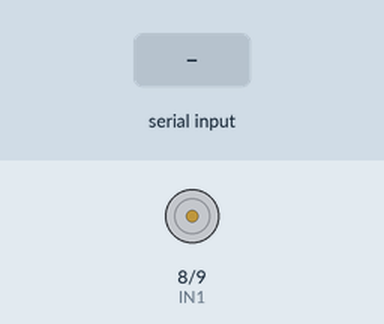
Bench run of a sketch on a simulated Arduino Uno, built with avr-gcc and run on an emulated ATmega328P. Shown: motor-driver pin pairs drawn as motors (green arrow = first pin HIGH = forward, orange = second pin HIGH = backward, longer = more drive, scaled by the enable pin). Inputs (shaded band) come from the test bench.

Above: at 1.2 s.
1.3 s: "FWD 1\n" received over Serial
At 2.5 s:
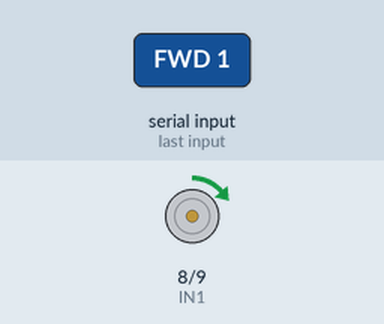
2.8 s: "FWD 150\n" received over Serial
At 3.7 s:
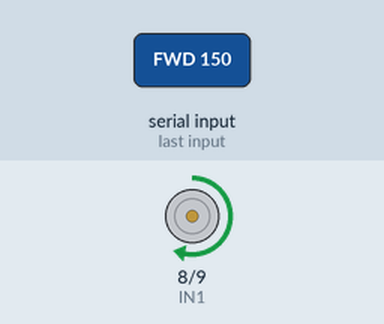
4.3 s: "REV 1\n" received over Serial
At 4.8 s:
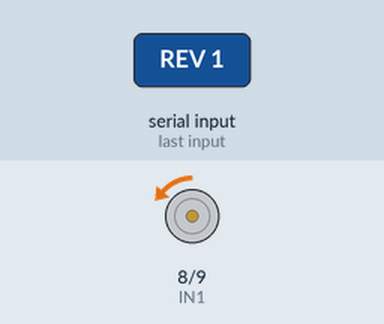
5.8 s: "REV 150\n" received over Serial
At 7.0 s:
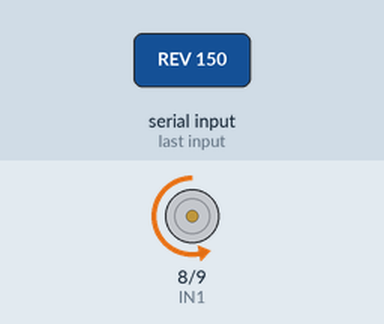
7.3 s: "FWD\n" received over Serial
At 8.3 s:
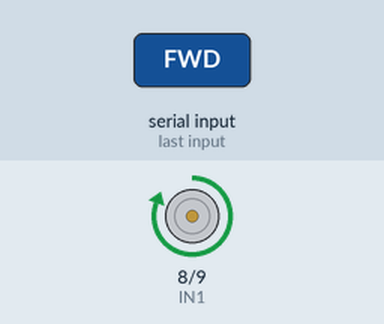
8.8 s: "REV\n" received over Serial
At 9.4 s:
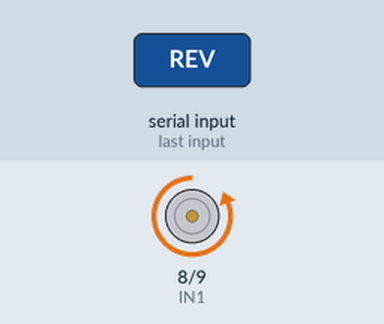
Timing chart, 0 to 11.3 s (numbered marks = the images above; inputs shaded):
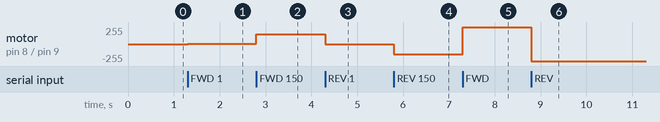

The sketch:

arduino_listner_xy_160D.ino
```cpp
const int IN1 = 8;
const int IN2 = 9;
const int ENA = 5; // PWM pin

void setup() {
    pinMode(IN1, OUTPUT);
    pinMode(IN2, OUTPUT);
    pinMode(ENA, OUTPUT);

stopMotor();
    Serial.begin(115200);
}

void loop() {
    if (Serial.available()) {
        String cmd = Serial.readStringUntil('\n');
        cmd.trim();

        if (cmd.startsWith("FWD")) {
            int spd = getSpeed(cmd);
            digitalWrite(IN1, HIGH);
            digitalWrite(IN2, LOW);
            analogWrite(ENA, spd);
        }
        else if (cmd.startsWith("REV")) {
            int spd = getSpeed(cmd);
            digitalWrite(IN1, LOW);
            digitalWrite(IN2, HIGH);
            analogWrite(ENA, spd);
        }
        else if (cmd == "STOP") {
            stopMotor();
        }
    }
}

int getSpeed(String cmd) {
    int i = cmd.indexOf(' ');
    int spd = (i > 0) ? cmd.substring(i + 1).toInt() : 255;
    if (spd < 0) spd = 0;
    if (spd > 255) spd = 255;
    return spd;
}

void stopMotor() {
    digitalWrite(IN1, LOW);
    digitalWrite(IN2, LOW);
    analogWrite(ENA, 0);
}
```

Measured:
- after the input at 1.3 s, motor on pin 8 (IN1) / pin 9 (IN2): stopped → forward 1/255 at once
- after the input at 2.8 s, motor on pin 8 (IN1) / pin 9 (IN2): forward 1/255 → forward 150/255 at once
- after the input at 4.3 s, motor on pin 8 (IN1) / pin 9 (IN2): forward 150/255 → backward 1/255 at once
- after the input at 5.8 s, motor on pin 8 (IN1) / pin 9 (IN2): backward 1/255 → backward 150/255 at once
- after the input at 7.3 s, motor on pin 8 (IN1) / pin 9 (IN2): backward 150/255 → forward 255/255 at once
- after the input at 8.8 s, motor on pin 8 (IN1) / pin 9 (IN2): forward 255/255 → backward 255/255 at once
